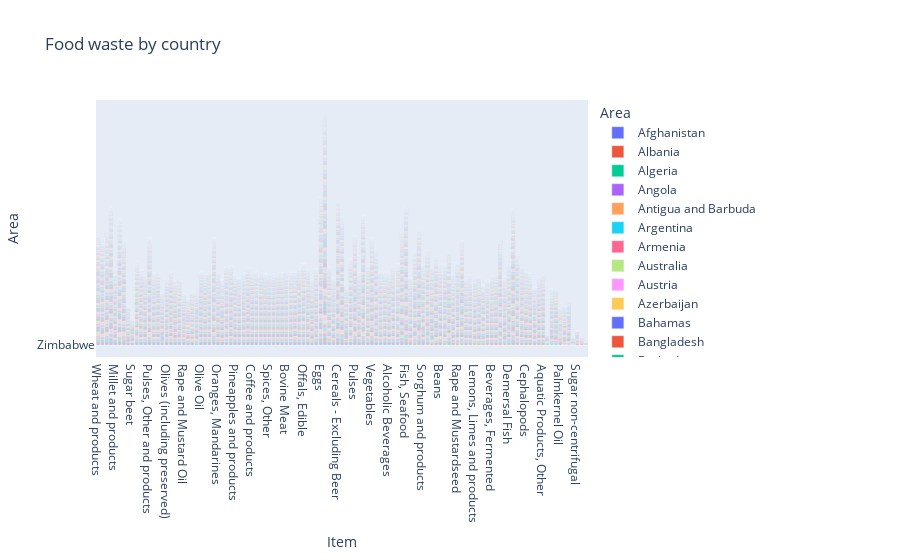

This figure's notebook cell:
### Code cell
fig = px.bar(df,x='Item',y='Area',color='Area',title="Food waste by country")
fig
